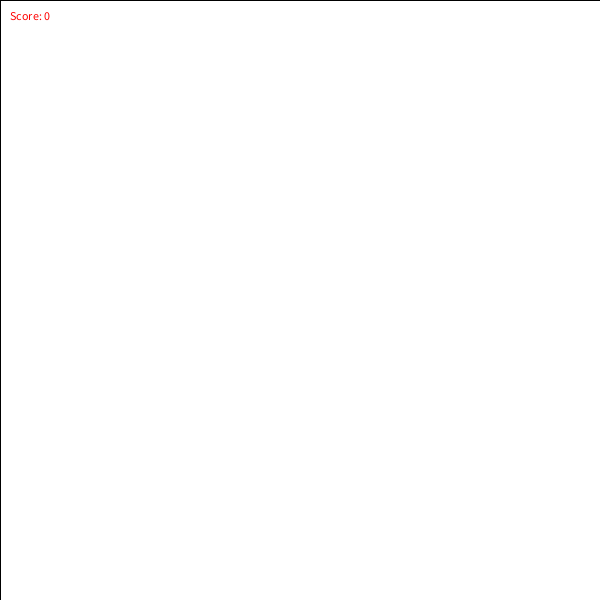
Frame 1 (no input)
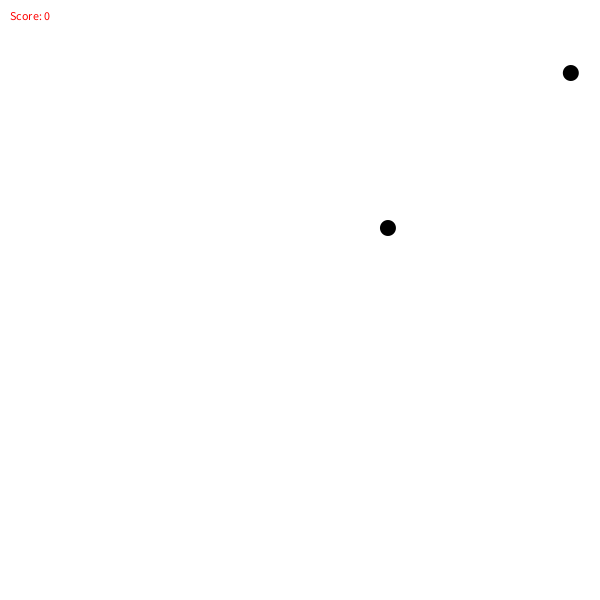
Frame 60 (the mouse pressed at the canvas centre just before this capture)
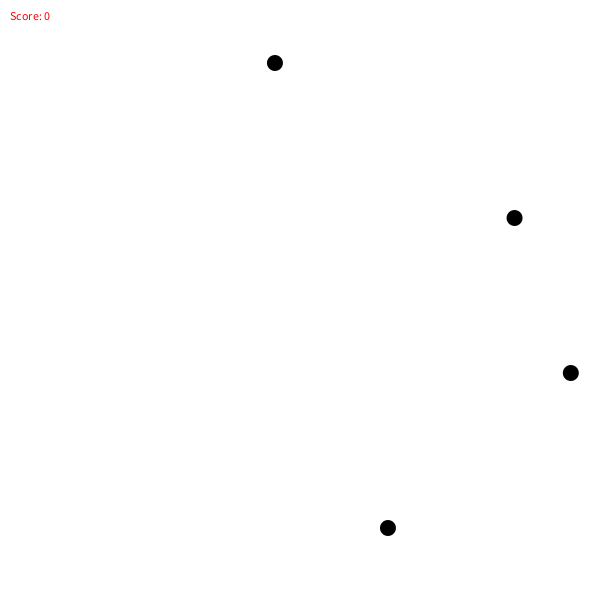
Frame 120 (the mouse held since frame 60 and released just before this capture)

The Processing sketch that drew these frames (run headless with seeded random() and noise(); from frame 60 on, the mouse is pressed at the canvas centre):

// Processing sketch: spil
// ── spil.pde
Catcher catcher;
Drop [] drops;
int numDrops;

Timer timer;
int timeInterval;
int activeDrops;

int score;
String s;

void setup() {
  size(600, 600);
  catcher = new Catcher(16);

  numDrops = 100;
  drops = new Drop[numDrops];
  for (int i = 0; i < numDrops; i++) {
    drops[i] = new Drop();
  }
  timeInterval = 500;
  activeDrops = 0;

  timer = new Timer(timeInterval);
  timer.start();
  
  score = 0;
  s = "score: " + score;
}

void draw() {
  clearBackground();
  catcher.update();


  if (timer.complete() == true) {
    if (activeDrops < numDrops) {
      activeDrops++;
      }
      timer.start();
  }
  
  for (int i = 0; i < activeDrops; i++) {
    drops[i].update();
    drops[i].display();
    if(intersect(catcher, drops[i]) == true ) {
    drops[i].caught();
    score++;
    
    }
  }
  
  textSize(12);
  textAlign(LEFT);
  fill(255, 0 , 0);
  s = "Score: " +score;
  text(s, 10, 20);
}

void clearBackground() {
  fill (255);
  rect(0, 0, width, height);
}

boolean intersect(Catcher a, Drop b) {
  float distance = dist (a.x, a.y, b.x, b.y);
  if (distance < a.r+b.r) {
    return true;
  } else {
    return false;
  }
}

// ── catcher.pde
class Catcher {

  float r;
  float x, y;

  Catcher(float tempRadius) {
    r = tempRadius;
    x = width/2;
    y = height/2;
  }


  void update() {
    x = mouseX;
    y = mouseY;
  }

}

// ── drop.pde
class Drop {
  float x;
  float y;
  float r;
  float speedY;
  float c;

  Drop() {
    r = 8;
    x = random(width);
    y = - r * 4;
    speedY = 5;
    c = color(50, 100, random(100, 255));
  }

  void update() {

    //the posetion of theballs
    y += speedY;
    // checking that the balls are generated in bounds
    if (y > height +r) {
      y = -r;
    }
  }

  void display() {
    noStroke();
    fill(c);
    ellipse(x, y, r*2, r*2);
  }

  void caught() {
  }


  void reset() {
  }
}

// ── timer.pde
class Timer {

  int startTime;
  int interval;

  Timer(int timeInterval) {
    interval = timeInterval;
  }



  void start() {
    startTime = millis();
  }

  boolean complete() {
    int elapsedTime = millis() - startTime;
    if (elapsedTime  > interval) {
      return true;
    } else {
      return false;
    }
  }
}
